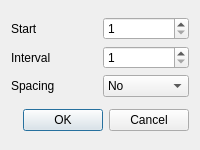
<?xml version="1.0" encoding="UTF-8"?>
<ui version="4.0">
 <class>BlockNumberDlg</class>
 <widget class="QDialog" name="BlockNumberDlg">
  <property name="geometry">
   <rect>
    <x>0</x>
    <y>0</y>
    <width>200</width>
    <height>150</height>
   </rect>
  </property>
  <property name="minimumSize">
   <size>
    <width>200</width>
    <height>150</height>
   </size>
  </property>
  <property name="windowTitle">
   <string>Block Numbers</string>
  </property>
  <layout class="QVBoxLayout" name="verticalLayout">
   <item>
    <layout class="QGridLayout" name="gridLayout">
     <item row="0" column="0">
      <widget class="QLabel" name="labelStart">
       <property name="text">
        <string>Start</string>
       </property>
      </widget>
     </item>
     <item row="1" column="0">
      <widget class="QLabel" name="labelInterval">
       <property name="text">
        <string>Interval</string>
       </property>
      </widget>
     </item>
     <item row="2" column="0">
      <widget class="QLabel" name="labelSpacing">
       <property name="text">
        <string>Spacing</string>
       </property>
      </widget>
     </item>
     <item row="2" column="1">
      <widget class="QComboBox" name="spacingCmbBox">
       <item>
        <property name="text">
         <string>No</string>
        </property>
       </item>
       <item>
        <property name="text">
         <string>Yes</string>
        </property>
       </item>
      </widget>
     </item>
     <item row="0" column="1">
      <widget class="QSpinBox" name="startSpinBox">
       <property name="minimum">
        <number>1</number>
       </property>
       <property name="maximum">
        <number>99999</number>
       </property>
      </widget>
     </item>
     <item row="1" column="1">
      <widget class="QSpinBox" name="intervSpinBox">
       <property name="minimum">
        <number>1</number>
       </property>
       <property name="maximum">
        <number>99999</number>
       </property>
      </widget>
     </item>
    </layout>
   </item>
   <item>
    <widget class="QDialogButtonBox" name="buttonBox">
     <property name="orientation">
      <enum>Qt::Horizontal</enum>
     </property>
     <property name="standardButtons">
      <set>QDialogButtonBox::Cancel|QDialogButtonBox::Ok</set>
     </property>
    </widget>
   </item>
  </layout>
 </widget>
 <resources/>
 <connections>
  <connection>
   <sender>buttonBox</sender>
   <signal>accepted()</signal>
   <receiver>BlockNumberDlg</receiver>
   <slot>accept()</slot>
   <hints>
    <hint type="sourcelabel">
     <x>248</x>
     <y>254</y>
    </hint>
    <hint type="destinationlabel">
     <x>157</x>
     <y>274</y>
    </hint>
   </hints>
  </connection>
  <connection>
   <sender>buttonBox</sender>
   <signal>rejected()</signal>
   <receiver>BlockNumberDlg</receiver>
   <slot>reject()</slot>
   <hints>
    <hint type="sourcelabel">
     <x>316</x>
     <y>260</y>
    </hint>
    <hint type="destinationlabel">
     <x>286</x>
     <y>274</y>
    </hint>
   </hints>
  </connection>
 </connections>
</ui>
